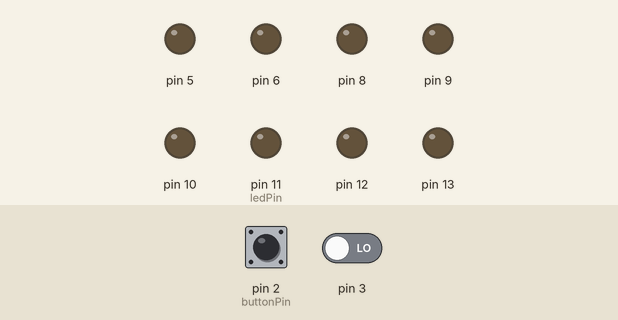
Bench run of a sketch on a simulated Arduino Uno, built with avr-gcc and run on an emulated ATmega328P. On the bench: output pins drawn as LEDs (lit = HIGH). Dashed ring = blinking. Inputs (shaded band) come from the test bench; at power-on: pin 2 (buttonPin) LOW, pin 3 LOW.

Above: at 1.2 s.
1.3 s: pin 2 (buttonPin) pulled HIGH for 1 s
At 1.6 s:
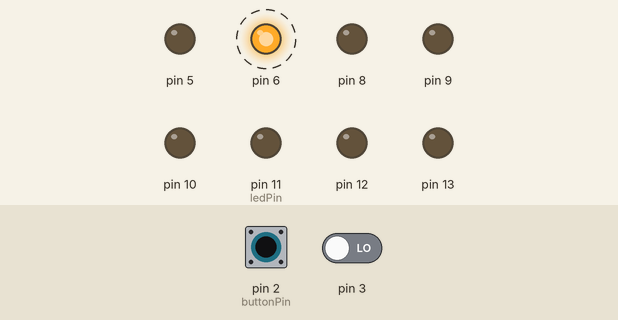
At 2.0 s:
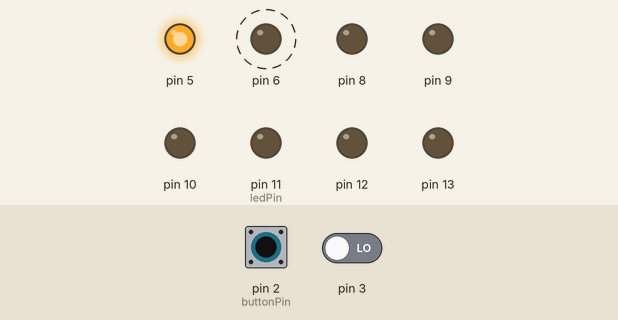
3.8 s: pin 3 driven HIGH
At 5.6 s:
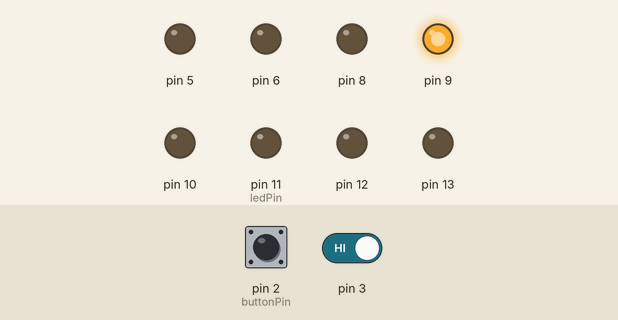
Timing chart, 0 to 14.9 s (numbered marks = the images above; inputs shaded):
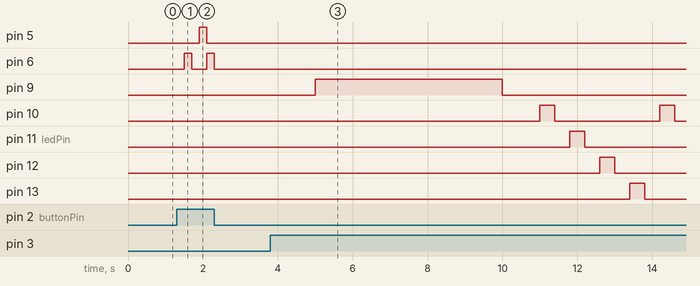

The sketch:

button.ino
```cpp
int Button1=4;
const int buttonPin = 2;     // the number of the pushbutton pin
const int ledPin =  11;      // the number of the LED pin

// variables will change:
int buttonState = 0;         // variable for reading the pushbutton status

int buttonProgram = 0;         // variable for reading the pushbutton status
bool s = false;
int i=0;
int start = 5;

void setup() {
  // initialize the LED pin as an output:
  pinMode(ledPin, OUTPUT);
  pinMode(6, OUTPUT);
  pinMode(5, OUTPUT);
  // initialize the pushbutton pin as an input:
  pinMode(buttonPin, INPUT);
  pinMode(3, INPUT);
  pinMode(12, OUTPUT);
  pinMode(13, OUTPUT);
  pinMode(11,OUTPUT);
  pinMode(10,OUTPUT);
  pinMode(9, OUTPUT);
  pinMode(8,OUTPUT);
  start = 0;
}
int viteza=5;
void aprinde(int i,int timp)
{
   digitalWrite(i, HIGH);   // turn the LED on (HIGH is the voltage level)
   delay(timp);                       // wait for a second
   digitalWrite(i, LOW);    // turn the LED off by making the voltage LOW
   delay(timp);
}
void SelectareProgram()
{
  // read the state of the pushbutton value:
  buttonState = digitalRead(buttonPin);
  buttonProgram = digitalRead(3);

  // check if the pushbutton is pressed. If it is, the buttonState is HIGH:
  if(buttonState == HIGH)
  {
    delay(200);
    i++;

    if(i>2)
    i=0;

     if(i==0)
    {
      digitalWrite(5, HIGH);
      digitalWrite(7, LOW);
    }

    if(i==1)
    {
      digitalWrite(6, HIGH);
      digitalWrite(5, LOW);
    }

    if(i==2)
    {
      digitalWrite(7, HIGH);
      digitalWrite(6, LOW);
    }

  }

  if(buttonProgram == HIGH)
  {
    delay(200);
    start = 5;
  }


}
void rotire(int timp,bool stanga)
{
  if(stanga)
    for(int i=10;i<14;i++)
       aprinde(i,timp);
   else
    for(int i=13;i>=10;i--)
      aprinde(i,timp);
}
/*void alegereProgram()

  if(digitalRead(Button1) == HIGH)
  {
    digitalWrite(8,HIGH);
  }
  else
  {
    digitalWrite(8,LOW);
  }*/


void stoarcere()
{
  for(int i=0;i<10;i++)
  {
    if(i<5)
    {
      rotire(50,true);
    }
    else
    {
      rotire(50,false);
    }
  }
}

void AlimentareCuApa()
{
  delay(1000);
  digitalWrite(9,HIGH);
  delay(5000);
  digitalWrite(9,LOW);
  delay(1000);
}
void ProgramRotire(int nrTure,int perioada)
{
  for(int i=0;i<nrTure;i++)
  {
    if(i<nrTure/2)
    {
      rotire(perioada,true);
    }
    else
     {
        rotire(perioada,false);
      }
  }
}
void ClatireUsoara()
{
  ProgramRotire(6,viteza*100);
}
void Spalare()
{
  ProgramRotire(12,viteza*50);
}
void Stoarcere()
{
  ProgramRotire(24,viteza*20);
}
void ProgramRapid()
{
   AlimentareCuApa();
  ClatireUsoara();
  delay(2000);
  Spalare();
  ClatireUsoara();
  Stoarcere();

  }

void ProgramSport(){
    AlimentareCuApa();
    ClatireUsoara();

    delay(2000);
    Spalare();
    ClatireUsoara();
    Stoarcere();
    //ScurgereApa
    delay(3000);
     ClatireUsoara();
     delay(3000);
     Stoarcere();


  }

  void ProgramDelicate()
  {
    AlimentareCuApa();
  ClatireUsoara();

  delay(2000);
  Spalare();
  ClatireUsoara();
  Stoarcere();
 delay(3000);
 Spalare();
 ClatireUsoara();
   Stoarcere();
  delay(3000);

  }


void RuleazaProgram()
{
  if(i == 0)
  {
    //Spalare Rapida


    viteza = 2;
    ProgramRapid();

  }

   if(i == 1)
  {
     //Spalare Sport


  viteza = 3;
  ProgramSport();


  }

  if(i == 2)
  {
 //ProgramDelicate()
  viteza = 4;
  ProgramDelicate();

  }
    start=0;


}

void loop() {
  if(start==5)
  {
    RuleazaProgram();

  }
   else
  {
    SelectareProgram();
  }
}
```

Measured:
- after the input at 1.3 s, pin 5: LOW → HIGH after 0.60 s, → LOW 0.20 s later; pin 6: alternates HIGH for 0.20 s and LOW for 0.40 s, 4 changes in all, then stays LOW, starting after 0.20 s
- after the input at 3.8 s, pin 9: LOW → HIGH after 1.2 s, → LOW 5.0 s later; pin 10: alternates HIGH for 0.40 s and LOW for 2.8 s, starting after 7.2 s; pin 11 (ledPin): LOW → HIGH after 8.0 s, → LOW 0.40 s later; pin 12: LOW → HIGH after 8.8 s, → LOW 0.40 s later; pin 13: LOW → HIGH after 9.6 s, → LOW 0.40 s later
